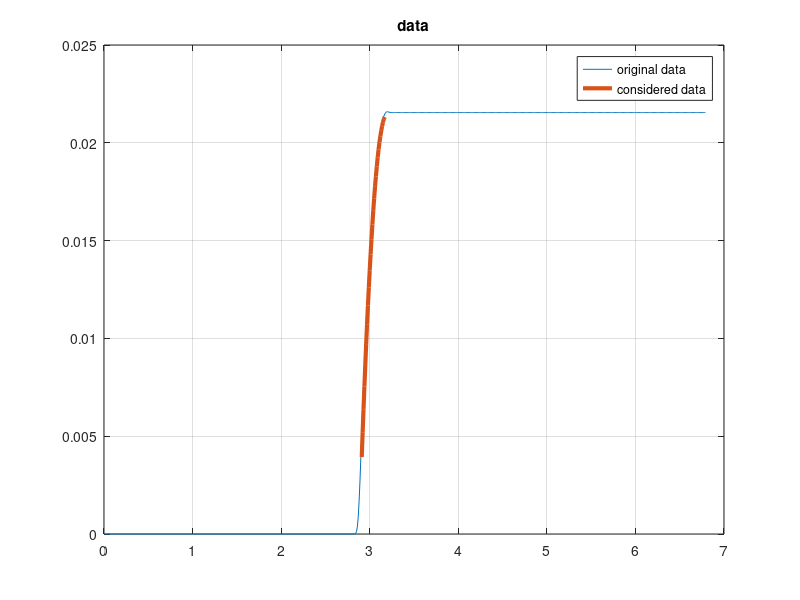
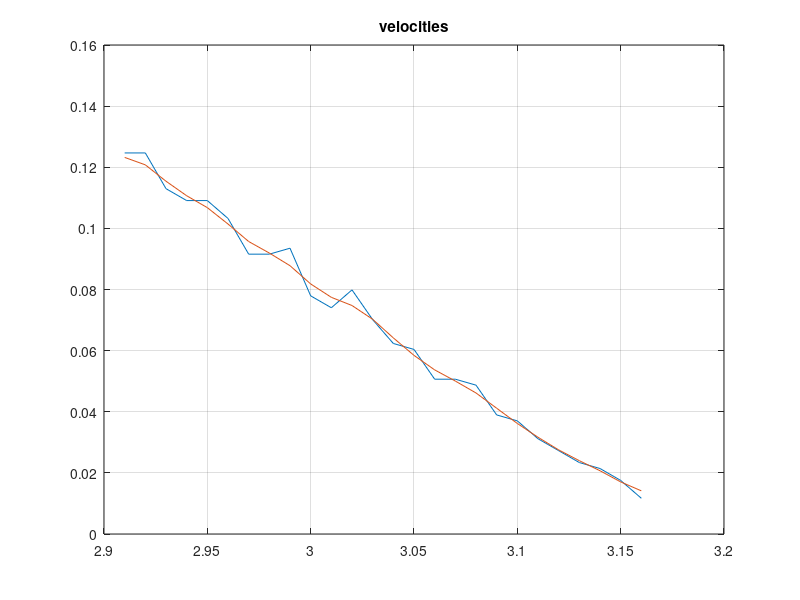
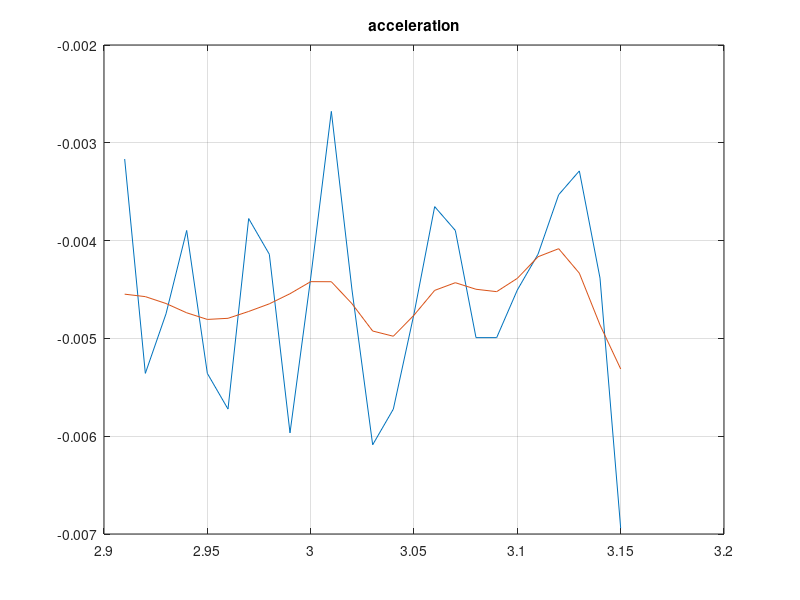
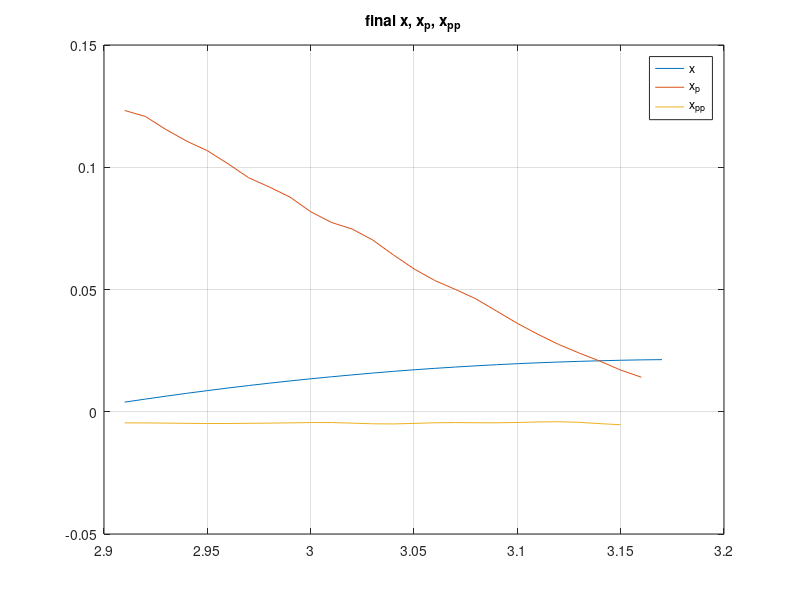

Write the MATLAB code that produced these figures, in order.
%% Script per ricuperare i dati

clear all;clc;close all;

data0 = load('data0000.txt');

Rg=6.35e-3;
g=9.81;

fs = 100; % Hz
dt = 1/fs;
data= [data0];
time= 0:dt:(length(data)-1)*dt;

% Treating data
cart = (2*pi/2048*Rg)*data(:,2);

figure(1)
plot(time,cart)
grid on
hold on


n=find(cart<=cart(end)-0.0001);

cart = cart(n);
time = time(n);

%cutting part of interest

x_old=cart;
xp_old=diff(x_old)/dt;

q = find(xp_old==max(xp_old));
x_old = x_old(q:end);

%filtering displacement

for ii=1:2
     for i= 1:length(x_old)-1
         x_1(i)= (x_old(i)+x_old(i+1))/2;
     end
     
     x_1(length(x_old))=x_old(end);

     x(1)=x_old(1);
     for i= 2:length(x_1)
         x(i)= (x_1(i)+x_1(i-1))/2;
     end

     x_old=x;
end
x=x_old;
xp_old = xp_old(q:end);




figure(2)
plot([q*dt:dt:(q+(length(xp_old)-1))*dt],xp_old)
grid on; hold on



for ii=1:2
     for i= 1:length(xp_old)-1
         xp_1(i)= (xp_old(i)+xp_old(i+1))/2;
     end
     
     xp_1(length(xp_old))=xp_old(end);

     xp(1)=xp_1(1);
     for i= 2:length(xp_1)
         xp(i)= (xp_1(i)+xp_1(i-1))/2;
     end

     xp_old=xp;
end

plot([q*dt:dt:(q+(length(xp)-1))*dt],xp)
title('velocities')

xpp_old=diff(x,2)/dt;

figure(3)
plot([q*dt:dt:(q+(length(xpp_old)-1))*dt],xpp_old)
grid on; hold on
fin_val=xpp_old(end);
for ii=1:5
     for i= 1:length(xpp_old)-1
         xpp_1(i)= (xpp_old(i)+xpp_old(i+1))/2;
     end
     
     xpp_1(length(xpp_old))=xpp_old(end);

     xpp(1)=xpp_1(1);
     for i= 2:length(xpp_1)
         xpp(i)= (xpp_1(i)+xpp_1(i-1))/2;
     end

     xpp_old=xpp;
end

plot([q*dt:dt:(q+(length(xpp)-1))*dt],xpp)
title('acceleration')

figure(1)
plot([q*dt:dt:(q+(length(x)-1))*dt],x,'linewidth',3)
title('data')
legend('original data','considered data')
figure(4)
plot([q*dt:dt:(q+(length(x)-1))*dt],x)
hold on; grid on
plot([q*dt:dt:(q+(length(xp)-1))*dt],xp)
plot([q*dt:dt:(q+(length(xpp)-1))*dt],xpp)

title('final x, x_p, x_p_p')
legend('x','x_p','x_p_p')
M=879.5e-3;
F_old = M*xpp;
F=F_old;

%ploting relationship between F and v
figure
plot(xp(1:end-1),F,'linewidth',1)
grid on
title('function F = f(v)')

%if we can assume a model similar to F = mu*M*g
xppav=sum(xpp)/length(xpp);
mu=xppav/g;





xpn=fliplr(xp);
m=find(xpn<=0.1155);

Fnf=fliplr(F);
Fn=Fnf(m);
xpn=xpn(m);


n=find(xpn>=0.02398);


Fn=Fnf(n);
xpn=xpn(n);

figure
plot(fliplr(xpn),fliplr(Fn))



